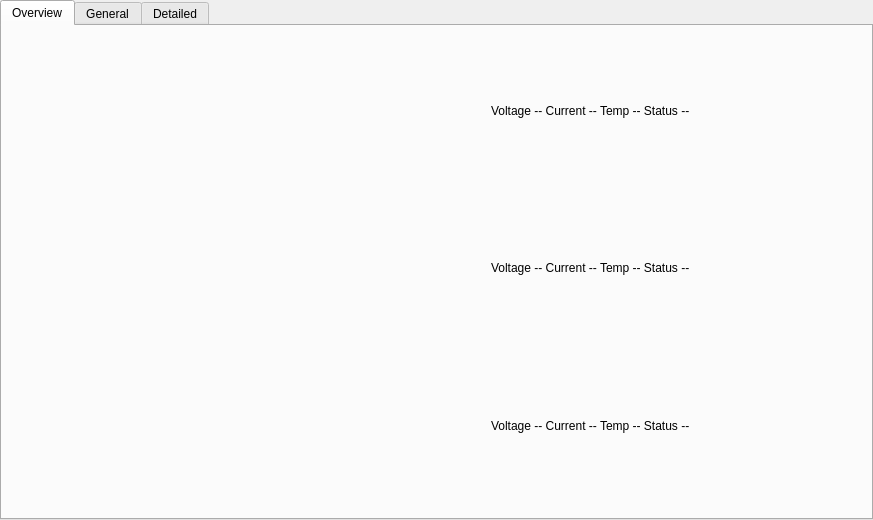
<?xml version="1.0" encoding="UTF-8"?>
<ui version="4.0">
 <class>ChargerStatusWidget</class>
 <widget class="QWidget" name="ChargerStatusWidget">
  <property name="minimumSize">
   <size>
    <width>760</width>
    <height>520</height>
   </size>
  </property>
  <layout class="QVBoxLayout" name="rootLayout">
   <property name="leftMargin">
    <number>0</number>
   </property>
   <property name="topMargin">
    <number>0</number>
   </property>
   <property name="rightMargin">
    <number>0</number>
   </property>
   <property name="bottomMargin">
    <number>0</number>
   </property>
   <item>
    <widget class="QTabWidget" name="statusTabWidget">
     <widget class="QWidget" name="overviewTab">
      <attribute name="title">
       <string>Overview</string>
      </attribute>
      <layout class="QVBoxLayout" name="overviewTabLayout">
       <property name="leftMargin">
        <number>8</number>
       </property>
       <property name="topMargin">
        <number>8</number>
       </property>
       <property name="rightMargin">
        <number>8</number>
       </property>
       <property name="bottomMargin">
        <number>8</number>
       </property>
       <item>
        <spacer name="topSpacer">
         <property name="orientation">
          <enum>Qt::Vertical</enum>
         </property>
        </spacer>
       </item>
       <item>
        <layout class="QHBoxLayout" name="contentLayout">
         <property name="spacing">
          <number>28</number>
         </property>
         <item>
          <widget class="QWidget" name="activityHost">
           <layout class="QVBoxLayout" name="activityHostLayout">
            <property name="leftMargin">
             <number>0</number>
            </property>
            <property name="topMargin">
             <number>0</number>
            </property>
            <property name="rightMargin">
             <number>0</number>
            </property>
            <property name="bottomMargin">
             <number>0</number>
            </property>
           </layout>
          </widget>
         </item>
         <item>
          <layout class="QVBoxLayout" name="slotsLayout">
           <property name="spacing">
            <number>18</number>
           </property>
           <item>
            <layout class="QHBoxLayout" name="slotRow1">
             <property name="spacing">
              <number>14</number>
             </property>
             <item>
              <widget class="QWidget" name="slotLed1">
               <property name="minimumSize">
                <size>
                 <width>26</width>
                 <height>26</height>
                </size>
               </property>
               <property name="maximumSize">
                <size>
                 <width>26</width>
                 <height>26</height>
                </size>
               </property>
              </widget>
             </item>
             <item>
              <widget class="QLabel" name="slotStatusLabel1">
               <property name="minimumSize">
                <size>
                 <width>180</width>
                 <height>0</height>
                </size>
               </property>
               <property name="text">
                <string>Voltage
--
Current
--
Temp
--
Status
--</string>
               </property>
               <property name="textFormat">
                <enum>Qt::RichText</enum>
               </property>
              </widget>
             </item>
             <item>
              <spacer name="slotSpacer1">
               <property name="orientation">
                <enum>Qt::Horizontal</enum>
               </property>
              </spacer>
             </item>
            </layout>
           </item>
           <item>
            <layout class="QHBoxLayout" name="slotRow2">
             <property name="spacing">
              <number>14</number>
             </property>
             <item>
              <widget class="QWidget" name="slotLed2">
               <property name="minimumSize">
                <size>
                 <width>26</width>
                 <height>26</height>
                </size>
               </property>
               <property name="maximumSize">
                <size>
                 <width>26</width>
                 <height>26</height>
                </size>
               </property>
              </widget>
             </item>
             <item>
              <widget class="QLabel" name="slotStatusLabel2">
               <property name="minimumSize">
                <size>
                 <width>180</width>
                 <height>0</height>
                </size>
               </property>
               <property name="text">
                <string>Voltage
--
Current
--
Temp
--
Status
--</string>
               </property>
               <property name="textFormat">
                <enum>Qt::RichText</enum>
               </property>
              </widget>
             </item>
             <item>
              <spacer name="slotSpacer2">
               <property name="orientation">
                <enum>Qt::Horizontal</enum>
               </property>
              </spacer>
             </item>
            </layout>
           </item>
           <item>
            <layout class="QHBoxLayout" name="slotRow3">
             <property name="spacing">
              <number>14</number>
             </property>
             <item>
              <widget class="QWidget" name="slotLed3">
               <property name="minimumSize">
                <size>
                 <width>26</width>
                 <height>26</height>
                </size>
               </property>
               <property name="maximumSize">
                <size>
                 <width>26</width>
                 <height>26</height>
                </size>
               </property>
              </widget>
             </item>
             <item>
              <widget class="QLabel" name="slotStatusLabel3">
               <property name="minimumSize">
                <size>
                 <width>180</width>
                 <height>0</height>
                </size>
               </property>
               <property name="text">
                <string>Voltage
--
Current
--
Temp
--
Status
--</string>
               </property>
               <property name="textFormat">
                <enum>Qt::RichText</enum>
               </property>
              </widget>
             </item>
             <item>
              <spacer name="slotSpacer3">
               <property name="orientation">
                <enum>Qt::Horizontal</enum>
               </property>
              </spacer>
             </item>
            </layout>
           </item>
           <item>
            <spacer name="bottomSlotSpacer">
             <property name="orientation">
              <enum>Qt::Vertical</enum>
             </property>
            </spacer>
           </item>
          </layout>
         </item>
        </layout>
       </item>
       <item>
        <spacer name="bottomSpacer">
         <property name="orientation">
          <enum>Qt::Vertical</enum>
         </property>
        </spacer>
       </item>
      </layout>
     </widget>
     <widget class="QWidget" name="generalTab">
      <attribute name="title">
       <string>General</string>
      </attribute>
      <layout class="QVBoxLayout" name="generalTabLayout">
       <property name="leftMargin">
        <number>8</number>
       </property>
       <property name="topMargin">
        <number>8</number>
       </property>
       <property name="rightMargin">
        <number>8</number>
       </property>
       <property name="bottomMargin">
        <number>8</number>
       </property>
       <item>
        <layout class="QHBoxLayout" name="generalColumnsLayout">
         <property name="spacing">
          <number>18</number>
         </property>
         <item>
          <widget class="QFrame" name="generalColumn1">
           <property name="frameShape">
            <enum>QFrame::StyledPanel</enum>
           </property>
           <layout class="QVBoxLayout" name="generalColumnLayout1">
            <property name="spacing">
             <number>14</number>
            </property>
            <property name="leftMargin">
             <number>18</number>
            </property>
            <property name="topMargin">
             <number>18</number>
            </property>
            <property name="rightMargin">
             <number>18</number>
            </property>
            <property name="bottomMargin">
             <number>18</number>
            </property>
            <item>
             <widget class="QLabel" name="generalTitleLabel1">
              <property name="text">
               <string>Charger 1</string>
              </property>
             </widget>
            </item>
            <item>
             <widget class="QLabel" name="generalVoltageLabel1">
              <property name="text">
               <string>Voltage: --</string>
              </property>
             </widget>
            </item>
            <item>
             <widget class="QLabel" name="generalCurrentLabel1">
              <property name="text">
               <string>Current: --</string>
              </property>
             </widget>
            </item>
            <item>
             <widget class="QLabel" name="generalTempLabel1">
              <property name="text">
               <string>Temp: --</string>
              </property>
             </widget>
            </item>
            <item>
             <spacer name="generalSpacer1">
              <property name="orientation">
               <enum>Qt::Vertical</enum>
              </property>
             </spacer>
            </item>
            <item>
             <widget class="QPushButton" name="capacityButton1">
              <property name="text">
               <string>Capacity</string>
              </property>
             </widget>
            </item>
            <item>
             <widget class="QPushButton" name="ecmButton1">
              <property name="text">
               <string>ECM</string>
              </property>
             </widget>
            </item>
            <item>
             <widget class="QPushButton" name="irButton1">
              <property name="text">
               <string>IR</string>
              </property>
             </widget>
            </item>
            <item>
             <widget class="QPushButton" name="stopButton1">
              <property name="text">
               <string>Stop</string>
              </property>
             </widget>
            </item>
            <item>
             <widget class="QPushButton" name="startButton1">
              <property name="text">
               <string>Start</string>
              </property>
             </widget>
            </item>
           </layout>
          </widget>
         </item>
         <item>
          <widget class="QFrame" name="generalColumn2">
           <property name="frameShape">
            <enum>QFrame::StyledPanel</enum>
           </property>
           <layout class="QVBoxLayout" name="generalColumnLayout2">
            <property name="spacing">
             <number>14</number>
            </property>
            <property name="leftMargin">
             <number>18</number>
            </property>
            <property name="topMargin">
             <number>18</number>
            </property>
            <property name="rightMargin">
             <number>18</number>
            </property>
            <property name="bottomMargin">
             <number>18</number>
            </property>
            <item>
             <widget class="QLabel" name="generalTitleLabel2">
              <property name="text">
               <string>Charger 2</string>
              </property>
             </widget>
            </item>
            <item>
             <widget class="QLabel" name="generalVoltageLabel2">
              <property name="text">
               <string>Voltage: --</string>
              </property>
             </widget>
            </item>
            <item>
             <widget class="QLabel" name="generalCurrentLabel2">
              <property name="text">
               <string>Current: --</string>
              </property>
             </widget>
            </item>
            <item>
             <widget class="QLabel" name="generalTempLabel2">
              <property name="text">
               <string>Temp: --</string>
              </property>
             </widget>
            </item>
            <item>
             <spacer name="generalSpacer2">
              <property name="orientation">
               <enum>Qt::Vertical</enum>
              </property>
             </spacer>
            </item>
            <item>
             <widget class="QPushButton" name="capacityButton2">
              <property name="text">
               <string>Capacity</string>
              </property>
             </widget>
            </item>
            <item>
             <widget class="QPushButton" name="ecmButton2">
              <property name="text">
               <string>ECM</string>
              </property>
             </widget>
            </item>
            <item>
             <widget class="QPushButton" name="irButton2">
              <property name="text">
               <string>IR</string>
              </property>
             </widget>
            </item>
            <item>
             <widget class="QPushButton" name="stopButton2">
              <property name="text">
               <string>Stop</string>
              </property>
             </widget>
            </item>
            <item>
             <widget class="QPushButton" name="startButton2">
              <property name="text">
               <string>Start</string>
              </property>
             </widget>
            </item>
           </layout>
          </widget>
         </item>
         <item>
          <widget class="QFrame" name="generalColumn3">
           <property name="frameShape">
            <enum>QFrame::StyledPanel</enum>
           </property>
           <layout class="QVBoxLayout" name="generalColumnLayout3">
            <property name="spacing">
             <number>14</number>
            </property>
            <property name="leftMargin">
             <number>18</number>
            </property>
            <property name="topMargin">
             <number>18</number>
            </property>
            <property name="rightMargin">
             <number>18</number>
            </property>
            <property name="bottomMargin">
             <number>18</number>
            </property>
            <item>
             <widget class="QLabel" name="generalTitleLabel3">
              <property name="text">
               <string>Charger 3</string>
              </property>
             </widget>
            </item>
            <item>
             <widget class="QLabel" name="generalVoltageLabel3">
              <property name="text">
               <string>Voltage: --</string>
              </property>
             </widget>
            </item>
            <item>
             <widget class="QLabel" name="generalCurrentLabel3">
              <property name="text">
               <string>Current: --</string>
              </property>
             </widget>
            </item>
            <item>
             <widget class="QLabel" name="generalTempLabel3">
              <property name="text">
               <string>Temp: --</string>
              </property>
             </widget>
            </item>
            <item>
             <spacer name="generalSpacer3">
              <property name="orientation">
               <enum>Qt::Vertical</enum>
              </property>
             </spacer>
            </item>
            <item>
             <widget class="QPushButton" name="capacityButton3">
              <property name="text">
               <string>Capacity</string>
              </property>
             </widget>
            </item>
            <item>
             <widget class="QPushButton" name="ecmButton3">
              <property name="text">
               <string>ECM</string>
              </property>
             </widget>
            </item>
            <item>
             <widget class="QPushButton" name="irButton3">
              <property name="text">
               <string>IR</string>
              </property>
             </widget>
            </item>
            <item>
             <widget class="QPushButton" name="stopButton3">
              <property name="text">
               <string>Stop</string>
              </property>
             </widget>
            </item>
            <item>
             <widget class="QPushButton" name="startButton3">
              <property name="text">
               <string>Start</string>
              </property>
             </widget>
            </item>
           </layout>
          </widget>
         </item>
        </layout>
       </item>
      </layout>
     </widget>
     <widget class="QWidget" name="detailedTab">
      <attribute name="title">
       <string>Detailed</string>
      </attribute>
      <layout class="QVBoxLayout" name="detailedTabLayout">
       <property name="leftMargin">
        <number>8</number>
       </property>
       <property name="topMargin">
        <number>8</number>
       </property>
       <property name="rightMargin">
        <number>8</number>
       </property>
       <property name="bottomMargin">
        <number>8</number>
       </property>
       <item>
        <widget class="QFrame" name="detailedTopBarFrame">
         <property name="frameShape">
          <enum>QFrame::StyledPanel</enum>
         </property>
         <layout class="QHBoxLayout" name="detailedTopBarLayout">
          <property name="leftMargin">
           <number>12</number>
          </property>
          <property name="topMargin">
           <number>12</number>
          </property>
          <property name="rightMargin">
           <number>12</number>
          </property>
          <property name="bottomMargin">
           <number>12</number>
          </property>
          <property name="spacing">
           <number>10</number>
          </property>
          <item>
           <widget class="QLabel" name="detailedChargerLabel">
            <property name="text">
             <string>Charger</string>
            </property>
           </widget>
          </item>
          <item>
           <widget class="QComboBox" name="detailedChargerComboBox"/>
          </item>
          <item>
           <spacer name="detailedTopBarSpacer">
            <property name="orientation">
             <enum>Qt::Horizontal</enum>
            </property>
           </spacer>
          </item>
         </layout>
        </widget>
       </item>
       <item>
        <widget class="QWidget" name="detailedPlotHost">
         <layout class="QVBoxLayout" name="detailedPlotHostLayout">
          <property name="leftMargin">
           <number>0</number>
          </property>
          <property name="topMargin">
           <number>0</number>
          </property>
          <property name="rightMargin">
           <number>0</number>
          </property>
          <property name="bottomMargin">
           <number>0</number>
          </property>
         </layout>
        </widget>
       </item>
       <item>
        <widget class="QFrame" name="detailedControlsFrame">
         <property name="frameShape">
          <enum>QFrame::StyledPanel</enum>
         </property>
         <layout class="QHBoxLayout" name="detailedControlsLayout">
          <property name="leftMargin">
           <number>12</number>
          </property>
          <property name="topMargin">
           <number>12</number>
          </property>
          <property name="rightMargin">
           <number>12</number>
          </property>
          <property name="bottomMargin">
           <number>12</number>
          </property>
          <property name="spacing">
           <number>12</number>
          </property>
          <item>
           <widget class="QLabel" name="detailedModeLabel">
            <property name="text">
             <string>Mode</string>
            </property>
           </widget>
          </item>
          <item>
           <widget class="QPushButton" name="detailedModeCcButton">
            <property name="text">
             <string>CC</string>
            </property>
            <property name="checkable">
             <bool>true</bool>
            </property>
            <property name="autoExclusive">
             <bool>true</bool>
            </property>
           </widget>
          </item>
          <item>
           <widget class="QPushButton" name="detailedModeCvButton">
            <property name="text">
             <string>CV</string>
            </property>
            <property name="checkable">
             <bool>true</bool>
            </property>
            <property name="autoExclusive">
             <bool>true</bool>
            </property>
           </widget>
          </item>
          <item>
           <widget class="QLabel" name="detailedSetpointLabel">
            <property name="text">
             <string>Setpoint</string>
            </property>
           </widget>
          </item>
          <item>
           <widget class="QDoubleSpinBox" name="detailedSetpointSpinBox"/>
          </item>
          <item>
           <widget class="QLabel" name="detailedSetpointUnitLabel">
            <property name="text">
             <string>A</string>
            </property>
           </widget>
          </item>
          <item>
           <widget class="QPushButton" name="detailedSetpointMinusButton">
            <property name="text">
             <string>-</string>
            </property>
           </widget>
          </item>
          <item>
           <widget class="QPushButton" name="detailedSetpointPlusButton">
            <property name="text">
             <string>+</string>
            </property>
           </widget>
          </item>
          <item>
           <widget class="QPushButton" name="detailedSetSetpointButton">
            <property name="text">
             <string>Set Setpoint</string>
            </property>
           </widget>
          </item>
          <item>
           <spacer name="detailedControlsSpacer">
            <property name="orientation">
             <enum>Qt::Horizontal</enum>
            </property>
           </spacer>
          </item>
          <item>
           <widget class="QPushButton" name="detailedStopButton">
            <property name="text">
             <string>Stop</string>
            </property>
           </widget>
          </item>
          <item>
           <widget class="QPushButton" name="detailedStartButton">
            <property name="text">
             <string>Start</string>
            </property>
           </widget>
          </item>
         </layout>
        </widget>
       </item>
      </layout>
     </widget>
    </widget>
   </item>
  </layout>
 </widget>
 <resources/>
 <connections/>
</ui>
